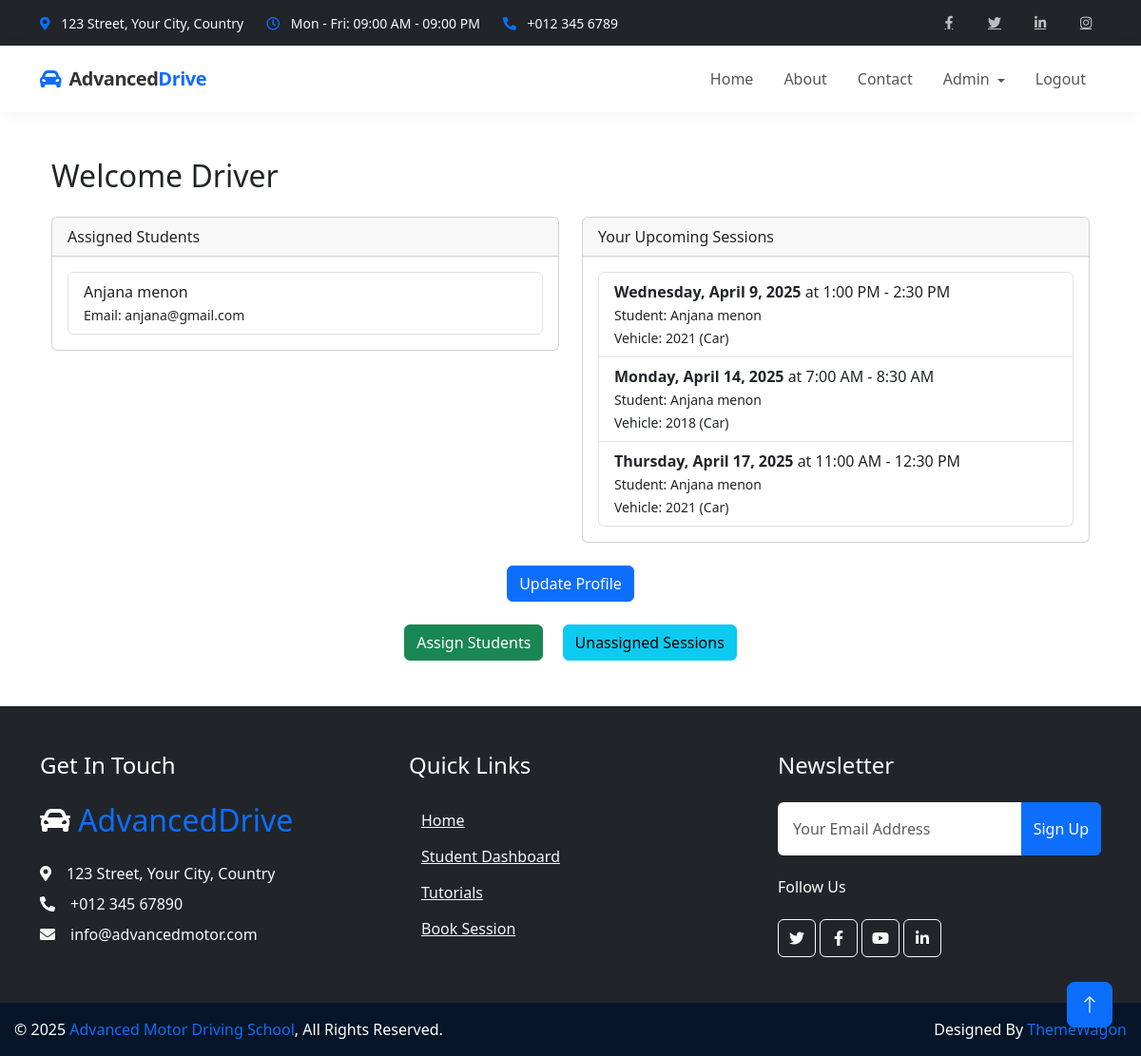
Screenshot of /trainer/ (signed in) with the database file from the repository.
### trainers/models.py (models this page shows, shortened)
class Trainer(models.Model):
    user = models.OneToOneField(
        settings.AUTH_USER_MODEL,
        on_delete=models.CASCADE,
        related_name='driving_trainer_profile'
    )
    SPECIALIZATION_CHOICES = [
        ('CAR', 'Car'),
        ('SCOOTY', 'Scooty'),
        ('BOTH', 'Both Car and Scooty'),
        ('OTHER', 'Other')
    ]
    specialization = models.CharField(
        max_length=10,
        choices=SPECIALIZATION_CHOICES,
        default='BOTH'
    )
    experience = models.PositiveIntegerField(
        validators=[MinValueValidator(0)],
        default=0,
        help_text="Years of experience as a driving trainer"
    )
    AVAILABILITY_CHOICES = [
        ('WEEKDAY', 'Weekdays Only'),
        ('WEEKEND', 'Weekends Only'),
        ('MORNING', 'Morning Shifts Only'),
        ('EVENING', 'Evening Shifts Only'),
        ('FLEXIBLE', 'Flexible Schedule'),
        ('CUSTOM', 'Custom Schedule')
    ]
    availability = models.CharField(
        max_length=10,
        choices=AVAILABILITY_CHOICES,
        default='FLEXIBLE'
    )
    is_remote = models.BooleanField(
        default=False,
        help_text="Whether this trainer provides remote training services"
    )
    service_area = models.CharField(
        max_length=255,
        blank=True,
        null=True,
        help_text="Geographic areas where remote training is available"
    )
    max_students = models.PositiveIntegerField(
        default=10,
        validators=[MinValueValidator(1)],
        help_text="Maximum number of students this trainer can handle at once"
    )
    date_joined = models.DateField(
        default=timezone.now,
        help_text="Date when the trainer joined the driving school"
    )
    license_number = models.CharField(
        max_length=50,
        blank=True,
        null=True,
        help_text="Trainer's driving license number"
    )
    notes = models.TextField(
        blank=True,
        null=True,
        help_text="Additional notes about the trainer"
    )
    is_active = models.BooleanField(
        default=True,
        help_text="Whether this trainer is currently active"
    )
    class Meta:
        ordering = ['-experience', 'user__last_name']

### students/models.py (models this page shows, shortened)
class Student(models.Model):
    STUDENT_TYPES = (
        ('local', 'Local Student'),
        ('remote', 'Remote Student'),
    )
    user = models.OneToOneField(
        settings.AUTH_USER_MODEL,
        on_delete=models.CASCADE,
        related_name='student_profile'
    )
    trainer = models.ForeignKey(
        Trainer,
        on_delete=models.CASCADE,
        null=True,
        blank=True,
        related_name='student_set'
    )
    vehicle = models.ForeignKey(
        Vehicle,
        on_delete=models.CASCADE,
        null=True,
        blank=True,
        related_name='student_assignments'
    )
    address = models.TextField()
    phone_number_validator = RegexValidator(regex=r'^\+?\d{10,15}$', message="Phone number must be in a valid format.")
    phone_number = models.CharField(max_length=15, validators=[phone_number_validator])
    emergency_contact = models.CharField(max_length=15, blank=True, null=True, validators=[phone_number_validator])
    student_type = models.CharField(max_length=10, choices=STUDENT_TYPES, default='local')
    registration_date = models.DateTimeField(auto_now_add=True)
    has_purchased_session = models.BooleanField(default=False)

class TrainingSession(models.Model):
    TIME_SLOTS = (
        ('7:00 AM - 8:30 AM', '7:00 AM - 8:30 AM'),
        ('9:00 AM - 10:30 AM', '9:00 AM - 10:30 AM'),
        ('11:00 AM - 12:30 PM', '11:00 AM - 12:30 PM'),
        ('1:00 PM - 2:30 PM', '1:00 PM - 2:30 PM'),
        ('3:00 PM - 4:30 PM', '3:00 PM - 4:30 PM'),
        ('5:00 PM - 6:30 PM', '5:00 PM - 6:30 PM'),
    )
    student = models.ForeignKey(Student, on_delete=models.CASCADE, related_name='sessions')
    trainer = models.ForeignKey(Trainer, on_delete=models.CASCADE, related_name='sessions_trainer', null=True, blank=True)
    vehicle = models.ForeignKey(Vehicle, on_delete=models.CASCADE, related_name='sessions_vehicle', null=True, blank=True)
    student_package = models.ForeignKey(StudentPackage, on_delete=models.CASCADE, null=True, blank=True)
    session_date = models.DateField()
    time_slot = models.CharField(max_length=20, choices=TIME_SLOTS)
    completed = models.BooleanField(default=False)
    notes = models.TextField(blank=True, null=True)
    class Meta:
        unique_together = [
            ('trainer', 'session_date', 'time_slot'),
            ('student', 'session_date', 'time_slot')  # ✅ Optional but useful
        ]

### vehicles/models.py (models this page shows, shortened)
class Vehicle(models.Model):
    VEHICLE_TYPES = (
        ('CAR', 'Car'),
        ('SCOOTY', 'Scooty'),
        ('OTHER', 'Other')
    )
    vehicle_number = models.CharField(max_length=20, unique=True)
    make = models.CharField(max_length=50)
    model = models.CharField(max_length=100)
    vehicle_type = models.CharField(max_length=10, choices=VEHICLE_TYPES)
    purchased_year = models.PositiveIntegerField()
    registration_expiry = models.DateField(null=True, blank=True)
    insurance_expiry = models.DateField(null=True, blank=True)
    seating_capacity = models.PositiveIntegerField(default=2)
    last_service_date = models.DateField(null=True, blank=True)
    next_service_due = models.DateField(null=True, blank=True)
    odometer_reading = models.PositiveIntegerField(default=0)
    is_active = models.BooleanField(default=True)
    created_at = models.DateTimeField(auto_now_add=True)
    updated_at = models.DateTimeField(auto_now=True)

### trainers/views.py (the view)
# urls.py: path('', views.trainer_dashboard, name='dashboard'),
@login_required
def trainer_dashboard(request):
    trainer = get_object_or_404(Trainer, user=request.user)
    assigned_students = trainer.student_set.all()
    from students.models import TrainingSession  # if your session model is named this
    upcoming_sessions = TrainingSession.objects.filter(trainer=trainer, session_date__gte=timezone.now()).order_by('session_date')[:5]
    return render(request, 'trainers/dashboard.html', {
        'trainer': trainer,
        'assigned_students': assigned_students,
        'upcoming_sessions': upcoming_sessions
    })

### trainers/templates/trainers/dashboard.html
{% extends 'base.html' %}
{% block content %}
<div class="container">
  <h2>Welcome {{ trainer.user.first_name }}</h2>
  <div class="row mt-4">
    <div class="col-md-6">
      <div class="card">
        <div class="card-header">
          Assigned Students
        </div>
        <div class="card-body">
          {% if assigned_students %}
            <ul class="list-group">
              {% for student in assigned_students %}
                <li class="list-group-item">
                  {{ student.user.get_full_name }} <br>
                  <small>Email: {{ student.user.email }}</small>
                </li>
              {% endfor %}
            </ul>
          {% else %}
            <p>No students have been assigned to you yet.</p>
          {% endif %}
        </div>
      </div>
    </div>
    <div class="col-md-6">
      <div class="card">
        <div class="card-header">
          Your Upcoming Sessions
        </div>
        <div class="card-body">
          {% if upcoming_sessions %}
            <ul class="list-group">
              {% for session in upcoming_sessions %}
                <li class="list-group-item">
                  <strong>{{ session.session_date|date:"l, F j, Y" }}</strong> at {{ session.get_time_slot_display }}
                  <br>
                  <small>Student: {{ session.student.user.get_full_name }}</small>
                  <br>
                  <small>Vehicle: {{ session.vehicle.model }} ({{ session.vehicle.get_vehicle_type_display }})</small>
                </li>
              {% endfor %}
            </ul>
          {% else %}
            <p>You have no upcoming sessions scheduled.</p>
          {% endif %}
        </div>
      </div>
    </div>
  </div>
  <div class="row mt-4">
    <div class="col-md-12 text-center">
      <a href="{% url 'trainers:trainer_update' trainer.id %}" class="btn btn-primary">Update Profile</a>
    </div>
  </div>
</div>
<div class="row mt-4">
  <div class="col-md-12 text-center">
    <a href="{% url 'trainers:students_to_assign' trainer_id=trainer.id %}" class="btn btn-success mx-2">
      Assign Students
    </a>
    <a href="{% url 'trainers:unassigned_sessions' %}" class="btn btn-info mx-2">
      Unassigned Sessions
    </a>
  </div>
</div>
{% endblock %}

### static/css/style.css (style rules this page uses)
:root { --primary: #F3BD00; --secondary: #757575; --light: #F3F6F8; --dark: #0C2B4B; }
.btn { font-weight: 500; transition: .5s; }
.btn.btn-primary, .btn.btn-outline-primary:hover { color: #FFFFFF; }

### templates/base.html (style rules this page uses)
html, body { height: 100%; margin: 0; padding: 0; display: flex; flex-direction: column; }

### rows the page displays
Trainer: user.first_name "Driver"
Student: user.get_full_name "Anjana menon", user.email "anjana@gmail.com"
TrainingSession: session_date "Wednesday, April 9, 2025", time_slot "1:00 PM - 2:30 PM", student.user.get_full_name "Anjana menon", vehicle.model "2021", vehicle.vehicle_type "Car"
TrainingSession: session_date "Monday, April 14, 2025", time_slot "7:00 AM - 8:30 AM", student.user.get_full_name "Anjana menon", vehicle.model "2018", vehicle.vehicle_type "Car"
TrainingSession: session_date "Thursday, April 17, 2025", time_slot "11:00 AM - 12:30 PM", student.user.get_full_name "Anjana menon", vehicle.model "2021", vehicle.vehicle_type "Car"
